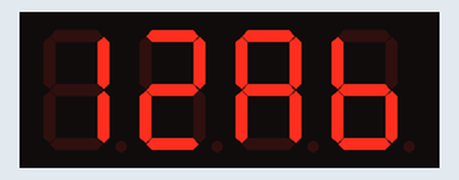
Recording of a sketch running on a simulated Arduino Uno, built with avr-gcc and run on an emulated ATmega328P. On the bench: 4-digit seven-segment display.

Above: at 0.1 s.
At 1.1 s:
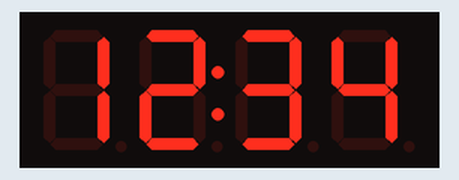

The sketch:

lcd_0b.ino
```cpp
#include <TM1637.h>

int CLK_PIN = 12;
int DIO_PIN = 13;

TM1637 tm (CLK_PIN, DIO_PIN);

void setup() {
  // initialize the LCD
  tm.init();
  // set LCD brightness 0-7
  tm.set(2);
}

void loop() {
  // the main loop
  /*  Generally:
   *  tm.display (position, character);
  */

  // example "12:ab"
  tm.display (0,1);
  tm.display (1,2);
  tm.point (1);
  tm.display (2,10);
  tm.display (3,11);

  delay (1000);

  displayNumber (1234);

  delay (1000);
}

void displayNumber (int num) {
  tm.display (3, num % 10);
  tm.display (2, num / 10 % 10);
  tm.display (1, num / 100 % 10);
  tm.display (0, num / 1000 % 10);
}
```

Measured:
- what the display in image 1 shows lasts 1.0 s, from 1.1 s to 2.1 s
